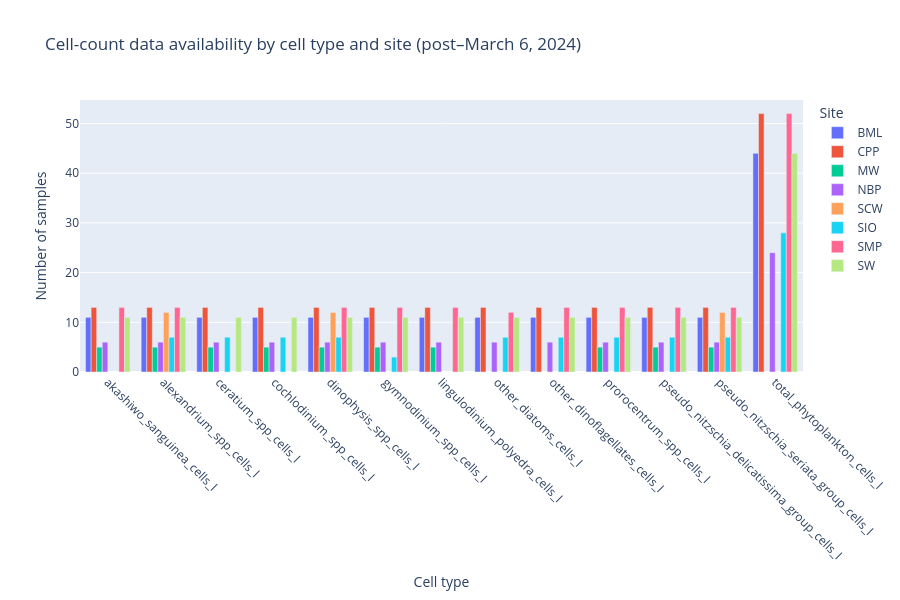

The cell this chart's notebook holds for it:
### Code cell
# Reshape to long format
long = df[["site_code"] + CELL_COLS].melt(
    id_vars="site_code",
    value_vars=CELL_COLS,
    var_name="cell_type",
    value_name="cells"
)

# Count non-null observations per (site, cell type)
counts = (
    long.dropna(subset=["cells"])
    .groupby(["site_code", "cell_type"])
    .size()
    .reset_index(name="n_samples")
)

# Limit to top sites to keep plot readable
top_sites = df["site_code"].value_counts().head(8).index
counts = counts[counts["site_code"].isin(top_sites)]

# Plot
fig = px.bar(
    counts,
    x="cell_type",
    y="n_samples",
    color="site_code",
    barmode="group",
    title="Cell-count data availability by cell type and site (post–March 6, 2024)",
    labels={
        "cell_type": "Cell type",
        "n_samples": "Number of samples",
        "site_code": "Site"
    }
)

fig.update_layout(
    xaxis_tickangle=45,
    height=600
)

fig.show()

### Figure 1 — Plotly figure (JSON) as saved in the notebook; plotly's stock layout.template omitted (floating-point values rounded to 4 significant figures)
{"data": [{"alignmentgroup": "True", "hovertemplate": "Site=BML<br>Cell type=%{x}<br>Number of samples=%{y}<extra></extra>", "legendgroup": "BML", "marker": {"color": "#636efa", "pattern": {"shape": ""}}, "name": "BML", "offsetgroup": "BML", "orientation": "v", "showlegend": true, "textposition": "auto", "type": "bar", "x": ["akashiwo_sanguinea_cells_l", "alexandrium_spp_cells_l", "ceratium_spp_cells_l", "cochlodinium_spp_cells_l", "dinophysis_spp_cells_l", "gymnodinium_spp_cells_l", "lingulodinium_polyedra_cells_l", "other_diatoms_cells_l", "other_dinoflagellates_cells_l", "prorocentrum_spp_cells_l", "pseudo_nitzschia_delicatissima_group_cells_l", "pseudo_nitzschia_seriata_group_cells_l", "total_phytoplankton_cells_l"], "xaxis": "x", "y": [11, 11, 11, 11, 11, 11, 11, 11, 11, 11, 11, 11, 44], "yaxis": "y"}, {"alignmentgroup": "True", "hovertemplate": "Site=CPP<br>Cell type=%{x}<br>Number of samples=%{y}<extra></extra>", "legendgroup": "CPP", "marker": {"color": "#EF553B", "pattern": {"shape": ""}}, "name": "CPP", "offsetgroup": "CPP", "orientation": "v", "showlegend": true, "textposition": "auto", "type": "bar", "x": ["akashiwo_sanguinea_cells_l", "alexandrium_spp_cells_l", "ceratium_spp_cells_l", "cochlodinium_spp_cells_l", "dinophysis_spp_cells_l", "gymnodinium_spp_cells_l", "lingulodinium_polyedra_cells_l", "other_diatoms_cells_l", "other_dinoflagellates_cells_l", "prorocentrum_spp_cells_l", "pseudo_nitzschia_delicatissima_group_cells_l", "pseudo_nitzschia_seriata_group_cells_l", "total_phytoplankton_cells_l"], "xaxis": "x", "y": [13, 13, 13, 13, 13, 13, 13, 13, 13, 13, 13, 13, 52], "yaxis": "y"}, {"alignmentgroup": "True", "hovertemplate": "Site=MW<br>Cell type=%{x}<br>Number of samples=%{y}<extra></extra>", "legendgroup": "MW", "marker": {"color": "#00cc96", "pattern": {"shape": ""}}, "name": "MW", "offsetgroup": "MW", "orientation": "v", "showlegend": true, "textposition": "auto", "type": "bar", "x": ["akashiwo_sanguinea_cells_l", "alexandrium_spp_cells_l", "ceratium_spp_cells_l", "cochlodinium_spp_cells_l", "dinophysis_spp_cells_l", "gymnodinium_spp_cells_l", "lingulodinium_polyedra_cells_l", "prorocentrum_spp_cells_l", "pseudo_nitzschia_delicatissima_group_cells_l", "pseudo_nitzschia_seriata_group_cells_l"], "xaxis": "x", "y": [5, 5, 5, 5, 5, 5, 5, 5, 5, 5], "yaxis": "y"}, {"alignmentgroup": "True", "hovertemplate": "Site=NBP<br>Cell type=%{x}<br>Number of samples=%{y}<extra></extra>", "legendgroup": "NBP", "marker": {"color": "#ab63fa", "pattern": {"shape": ""}}, "name": "NBP", "offsetgroup": "NBP", "orientation": "v", "showlegend": true, "textposition": "auto", "type": "bar", "x": ["akashiwo_sanguinea_cells_l", "alexandrium_spp_cells_l", "ceratium_spp_cells_l", "cochlodinium_spp_cells_l", "dinophysis_spp_cells_l", "gymnodinium_spp_cells_l", "lingulodinium_polyedra_cells_l", "other_diatoms_cells_l", "other_dinoflagellates_cells_l", "prorocentrum_spp_cells_l", "pseudo_nitzschia_delicatissima_group_cells_l", "pseudo_nitzschia_seriata_group_cells_l", "total_phytoplankton_cells_l"], "xaxis": "x", "y": [6, 6, 6, 6, 6, 6, 6, 6, 6, 6, 6, 6, 24], "yaxis": "y"}, {"alignmentgroup": "True", "hovertemplate": "Site=SCW<br>Cell type=%{x}<br>Number of samples=%{y}<extra></extra>", "legendgroup": "SCW", "marker": {"color": "#FFA15A", "pattern": {"shape": ""}}, "name": "SCW", "offsetgroup": "SCW", "orientation": "v", "showlegend": true, "textposition": "auto", "type": "bar", "x": ["alexandrium_spp_cells_l", "dinophysis_spp_cells_l", "pseudo_nitzschia_seriata_group_cells_l"], "xaxis": "x", "y": [12, 12, 12], "yaxis": "y"}, {"alignmentgroup": "True", "hovertemplate": "Site=SIO<br>Cell type=%{x}<br>Number of samples=%{y}<extra></extra>", "legendgroup": "SIO", "marker": {"color": "#19d3f3", "pattern": {"shape": ""}}, "name": "SIO", "offsetgroup": "SIO", "orientation": "v", "showlegend": true, "textposition": "auto", "type": "bar", "x": ["alexandrium_spp_cells_l", "ceratium_spp_cells_l", "cochlodinium_spp_cells_l", "dinophysis_spp_cells_l", "gymnodinium_spp_cells_l", "other_diatoms_cells_l", "other_dinoflagellates_cells_l", "prorocentrum_spp_cells_l", "pseudo_nitzschia_delicatissima_group_cells_l", "pseudo_nitzschia_seriata_group_cells_l", "total_phytoplankton_cells_l"], "xaxis": "x", "y": [7, 7, 7, 7, 3, 7, 7, 7, 7, 7, 28], "yaxis": "y"}, {"alignmentgroup": "True", "hovertemplate": "Site=SMP<br>Cell type=%{x}<br>Number of samples=%{y}<extra></extra>", "legendgroup": "SMP", "marker": {"color": "#FF6692", "pattern": {"shape": ""}}, "name": "SMP", "offsetgroup": "SMP", "orientation": "v", "showlegend": true, "textposition": "auto", "type": "bar", "x": ["akashiwo_sanguinea_cells_l", "alexandrium_spp_cells_l", "dinophysis_spp_cells_l", "gymnodinium_spp_cells_l", "lingulodinium_polyedra_cells_l", "other_diatoms_cells_l", "other_dinoflagellates_cells_l", "prorocentrum_spp_cells_l", "pseudo_nitzschia_delicatissima_group_cells_l", "pseudo_nitzschia_seriata_group_cells_l", "total_phytoplankton_cells_l"], "xaxis": "x", "y": [13, 13, 13, 13, 13, 12, 13, 13, 13, 13, 52], "yaxis": "y"}, {"alignmentgroup": "True", "hovertemplate": "Site=SW<br>Cell type=%{x}<br>Number of samples=%{y}<extra></extra>", "legendgroup": "SW", "marker": {"color": "#B6E880", "pattern": {"shape": ""}}, "name": "SW", "offsetgroup": "SW", "orientation": "v", "showlegend": true, "textposition": "auto", "type": "bar", "x": ["akashiwo_sanguinea_cells_l", "alexandrium_spp_cells_l", "ceratium_spp_cells_l", "cochlodinium_spp_cells_l", "dinophysis_spp_cells_l", "gymnodinium_spp_cells_l", "lingulodinium_polyedra_cells_l", "other_diatoms_cells_l", "other_dinoflagellates_cells_l", "prorocentrum_spp_cells_l", "pseudo_nitzschia_delicatissima_group_cells_l", "pseudo_nitzschia_seriata_group_cells_l", "total_phytoplankton_cells_l"], "xaxis": "x", "y": [11, 11, 11, 11, 11, 11, 11, 11, 11, 11, 11, 11, 44], "yaxis": "y"}], "layout": {"barmode": "group", "height": 600, "legend": {"title": {"text": "Site"}, "tracegroupgap": 0}, "title": {"text": "Cell-count data availability by cell type and site (post–March 6, 2024)"}, "xaxis": {"anchor": "y", "domain": [0, 1], "tickangle": 45, "title": {"text": "Cell type"}}, "yaxis": {"anchor": "x", "domain": [0, 1], "title": {"text": "Number of samples"}}}}
